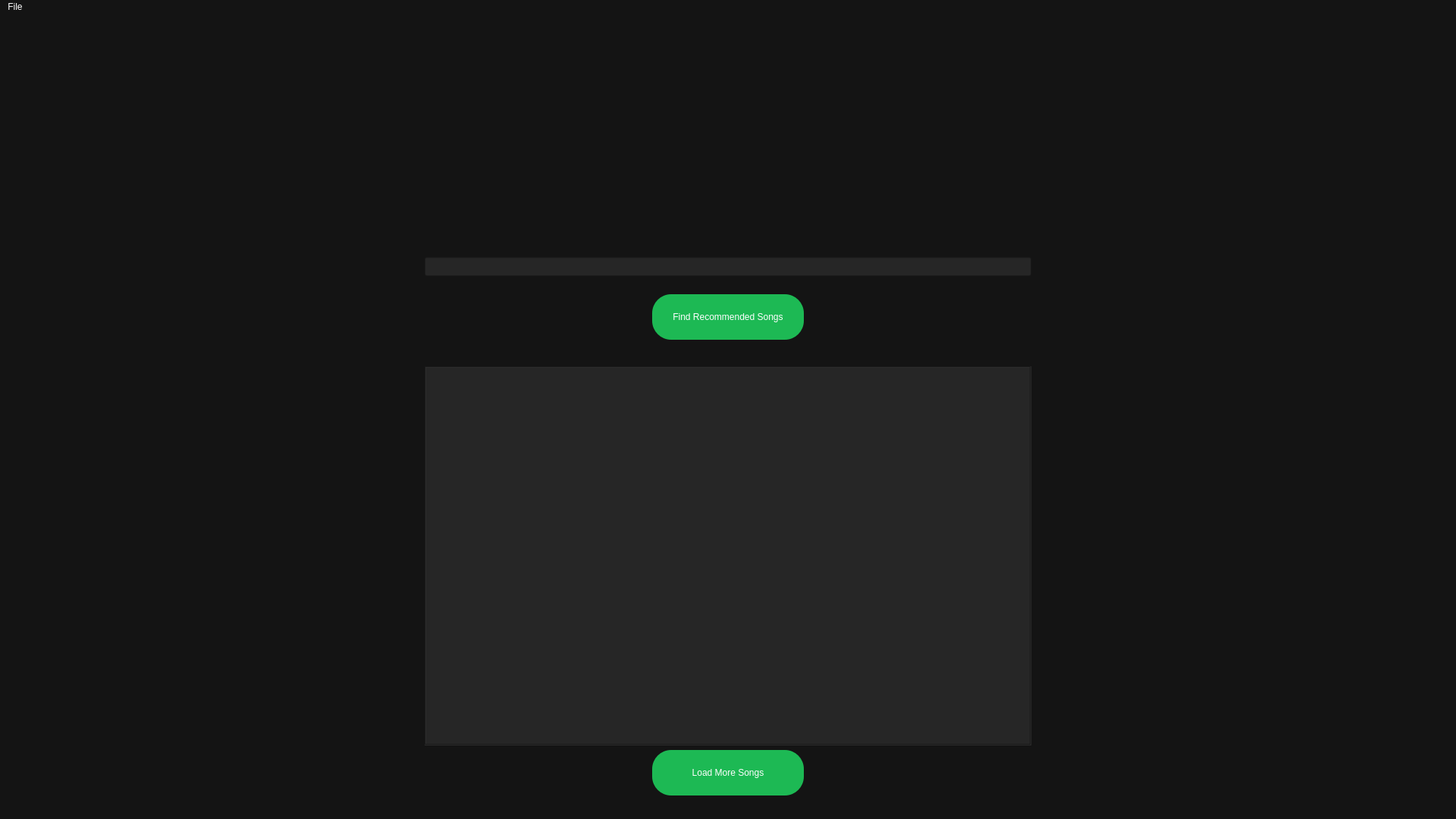
<?xml version="1.0" encoding="UTF-8"?>
<ui version="4.0">
 <class>MainWindow</class>
 <widget class="QMainWindow" name="MainWindow">
  <property name="geometry">
   <rect>
    <x>0</x>
    <y>0</y>
    <width>1920</width>
    <height>1080</height>
   </rect>
  </property>
  <property name="windowTitle">
   <string>Tempo Match</string>
  </property>
  <property name="styleSheet">
   <string notr="true">background-color: rgb(20,20,20);
color: rgb(255,255,255);</string>
  </property>
  <widget class="QWidget" name="centralwidget">
   <property name="sizePolicy">
    <sizepolicy hsizetype="Preferred" vsizetype="Preferred">
     <horstretch>0</horstretch>
     <verstretch>0</verstretch>
    </sizepolicy>
   </property>
   <property name="styleSheet">
    <string notr="true"/>
   </property>
   <layout class="QVBoxLayout" name="verticalLayout">
    <item>
     <widget class="QStackedWidget" name="stackedWidget">
      <property name="currentIndex">
       <number>0</number>
      </property>
      <widget class="QWidget" name="page_15">
       <layout class="QVBoxLayout" name="verticalLayout_3">
        <item alignment="Qt::AlignHCenter">
         <widget class="QLabel" name="label_3">
          <property name="maximumSize">
           <size>
            <width>400</width>
            <height>180</height>
           </size>
          </property>
          <property name="styleSheet">
           <string notr="true"/>
          </property>
          <property name="text">
           <string/>
          </property>
          <property name="pixmap">
           <pixmap resource="Resources.qrc">:/images/wavelogo.png</pixmap>
          </property>
          <property name="scaledContents">
           <bool>true</bool>
          </property>
          <property name="alignment">
           <set>Qt::AlignCenter</set>
          </property>
         </widget>
        </item>
        <item>
         <spacer name="verticalSpacer">
          <property name="orientation">
           <enum>Qt::Vertical</enum>
          </property>
          <property name="sizeType">
           <enum>QSizePolicy::Fixed</enum>
          </property>
          <property name="sizeHint" stdset="0">
           <size>
            <width>20</width>
            <height>80</height>
           </size>
          </property>
         </spacer>
        </item>
        <item alignment="Qt::AlignHCenter">
         <widget class="QLineEdit" name="lineEdit">
          <property name="minimumSize">
           <size>
            <width>800</width>
            <height>0</height>
           </size>
          </property>
          <property name="maximumSize">
           <size>
            <width>800</width>
            <height>25</height>
           </size>
          </property>
          <property name="styleSheet">
           <string notr="true">color: rgb(255,255,255);

background-color:rgb(38,38,38);</string>
          </property>
         </widget>
        </item>
        <item alignment="Qt::AlignHCenter">
         <widget class="QPushButton" name="pushButton">
          <property name="sizePolicy">
           <sizepolicy hsizetype="Minimum" vsizetype="MinimumExpanding">
            <horstretch>0</horstretch>
            <verstretch>0</verstretch>
           </sizepolicy>
          </property>
          <property name="minimumSize">
           <size>
            <width>200</width>
            <height>25</height>
           </size>
          </property>
          <property name="maximumSize">
           <size>
            <width>200</width>
            <height>60</height>
           </size>
          </property>
          <property name="autoFillBackground">
           <bool>false</bool>
          </property>
          <property name="styleSheet">
           <string notr="true">color: rgb(255, 255, 255);
background-color: rgb(29,185,84);
border-radius: 25%;</string>
          </property>
          <property name="text">
           <string>Find Recommended Songs</string>
          </property>
         </widget>
        </item>
       </layout>
      </widget>
      <widget class="QWidget" name="page_16">
       <layout class="QHBoxLayout" name="horizontalLayout_5">
        <item>
         <layout class="QVBoxLayout" name="verticalLayout_2">
          <item>
           <layout class="QGridLayout" name="gridLayout">
            <item row="2" column="2" alignment="Qt::AlignHCenter|Qt::AlignVCenter">
             <widget class="QToolButton" name="toolButton">
              <property name="sizePolicy">
               <sizepolicy hsizetype="Preferred" vsizetype="Preferred">
                <horstretch>0</horstretch>
                <verstretch>0</verstretch>
               </sizepolicy>
              </property>
              <property name="minimumSize">
               <size>
                <width>100</width>
                <height>100</height>
               </size>
              </property>
              <property name="maximumSize">
               <size>
                <width>200</width>
                <height>200</height>
               </size>
              </property>
              <property name="autoFillBackground">
               <bool>false</bool>
              </property>
              <property name="text">
               <string>...</string>
              </property>
              <property name="iconSize">
               <size>
                <width>150</width>
                <height>150</height>
               </size>
              </property>
              <property name="toolButtonStyle">
               <enum>Qt::ToolButtonIconOnly</enum>
              </property>
              <property name="autoRaise">
               <bool>true</bool>
              </property>
             </widget>
            </item>
            <item row="0" column="3" alignment="Qt::AlignHCenter|Qt::AlignVCenter">
             <widget class="QLabel" name="label_2">
              <property name="sizePolicy">
               <sizepolicy hsizetype="Preferred" vsizetype="Preferred">
                <horstretch>32</horstretch>
                <verstretch>32</verstretch>
               </sizepolicy>
              </property>
              <property name="minimumSize">
               <size>
                <width>200</width>
                <height>200</height>
               </size>
              </property>
              <property name="maximumSize">
               <size>
                <width>200</width>
                <height>200</height>
               </size>
              </property>
              <property name="text">
               <string/>
              </property>
              <property name="scaledContents">
               <bool>true</bool>
              </property>
             </widget>
            </item>
            <item row="0" column="2">
             <widget class="QLabel" name="label">
              <property name="sizePolicy">
               <sizepolicy hsizetype="Preferred" vsizetype="Preferred">
                <horstretch>32</horstretch>
                <verstretch>32</verstretch>
               </sizepolicy>
              </property>
              <property name="minimumSize">
               <size>
                <width>200</width>
                <height>200</height>
               </size>
              </property>
              <property name="maximumSize">
               <size>
                <width>200</width>
                <height>200</height>
               </size>
              </property>
              <property name="text">
               <string/>
              </property>
              <property name="scaledContents">
               <bool>true</bool>
              </property>
             </widget>
            </item>
            <item row="2" column="3" alignment="Qt::AlignHCenter|Qt::AlignVCenter">
             <widget class="QToolButton" name="toolButton_2">
              <property name="sizePolicy">
               <sizepolicy hsizetype="Preferred" vsizetype="Preferred">
                <horstretch>0</horstretch>
                <verstretch>0</verstretch>
               </sizepolicy>
              </property>
              <property name="maximumSize">
               <size>
                <width>350</width>
                <height>200</height>
               </size>
              </property>
              <property name="autoFillBackground">
               <bool>false</bool>
              </property>
              <property name="text">
               <string>...</string>
              </property>
              <property name="iconSize">
               <size>
                <width>150</width>
                <height>150</height>
               </size>
              </property>
              <property name="autoRaise">
               <bool>true</bool>
              </property>
             </widget>
            </item>
            <item row="2" column="1">
             <spacer name="horizontalSpacer">
              <property name="orientation">
               <enum>Qt::Horizontal</enum>
              </property>
              <property name="sizeType">
               <enum>QSizePolicy::Fixed</enum>
              </property>
              <property name="sizeHint" stdset="0">
               <size>
                <width>500</width>
                <height>20</height>
               </size>
              </property>
             </spacer>
            </item>
           </layout>
          </item>
         </layout>
        </item>
       </layout>
      </widget>
      <widget class="QWidget" name="page">
       <layout class="QVBoxLayout" name="verticalLayout_4">
        <item alignment="Qt::AlignHCenter|Qt::AlignVCenter">
         <widget class="QLabel" name="label_4">
          <property name="font">
           <font>
            <pointsize>30</pointsize>
            <weight>75</weight>
            <bold>true</bold>
           </font>
          </property>
          <property name="text">
           <string>Now Loading...</string>
          </property>
         </widget>
        </item>
       </layout>
      </widget>
     </widget>
    </item>
    <item alignment="Qt::AlignHCenter">
     <widget class="QListWidget" name="listWidget">
      <property name="sizePolicy">
       <sizepolicy hsizetype="Preferred" vsizetype="Preferred">
        <horstretch>0</horstretch>
        <verstretch>0</verstretch>
       </sizepolicy>
      </property>
      <property name="minimumSize">
       <size>
        <width>800</width>
        <height>500</height>
       </size>
      </property>
      <property name="maximumSize">
       <size>
        <width>1500</width>
        <height>1500</height>
       </size>
      </property>
      <property name="font">
       <font>
        <weight>75</weight>
        <bold>true</bold>
       </font>
      </property>
      <property name="styleSheet">
       <string notr="true">color: rgb(255,255,255);
background-color: rgb(38,38,38);
</string>
      </property>
      <property name="frameShape">
       <enum>QFrame::Box</enum>
      </property>
      <property name="sizeAdjustPolicy">
       <enum>QAbstractScrollArea::AdjustToContents</enum>
      </property>
      <property name="resizeMode">
       <enum>QListView::Fixed</enum>
      </property>
     </widget>
    </item>
    <item alignment="Qt::AlignHCenter">
     <widget class="QPushButton" name="loadMore">
      <property name="sizePolicy">
       <sizepolicy hsizetype="Minimum" vsizetype="MinimumExpanding">
        <horstretch>0</horstretch>
        <verstretch>0</verstretch>
       </sizepolicy>
      </property>
      <property name="minimumSize">
       <size>
        <width>200</width>
        <height>35</height>
       </size>
      </property>
      <property name="maximumSize">
       <size>
        <width>200</width>
        <height>60</height>
       </size>
      </property>
      <property name="styleSheet">
       <string notr="true">color: rgb(255,255,255);

background-color: rgb(29,185,84);

border-radius: 25%;</string>
      </property>
      <property name="text">
       <string>Load More Songs</string>
      </property>
     </widget>
    </item>
   </layout>
  </widget>
  <widget class="QMenuBar" name="menubar">
   <property name="geometry">
    <rect>
     <x>0</x>
     <y>0</y>
     <width>1920</width>
     <height>21</height>
    </rect>
   </property>
   <widget class="QMenu" name="menuFile">
    <property name="title">
     <string>File</string>
    </property>
    <addaction name="actionHome"/>
   </widget>
   <addaction name="menuFile"/>
  </widget>
  <widget class="QStatusBar" name="statusbar"/>
  <action name="actionHome">
   <property name="text">
    <string>Home</string>
   </property>
  </action>
 </widget>
 <resources>
  <include location="Resources.qrc"/>
 </resources>
 <connections/>
</ui>
